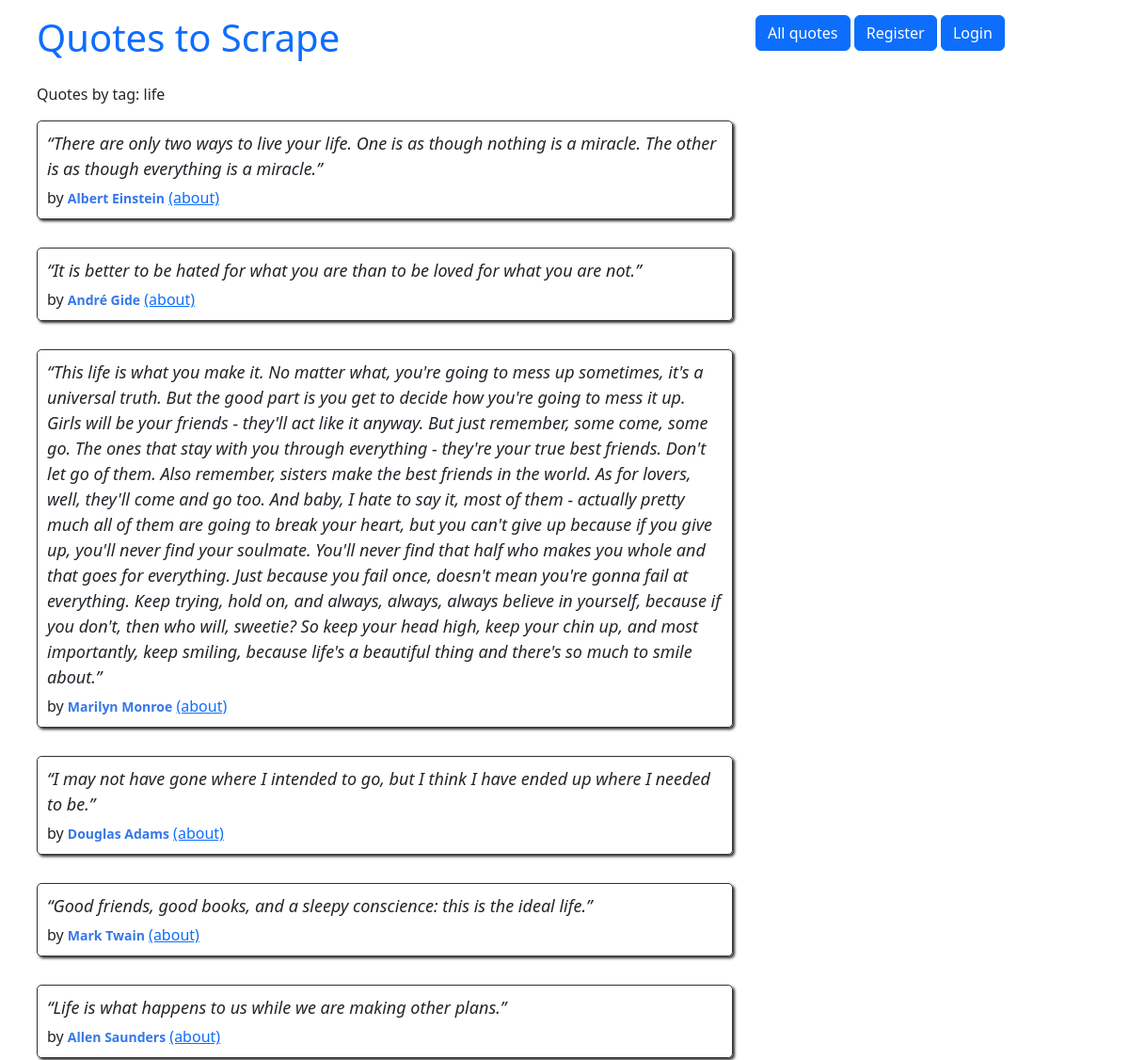
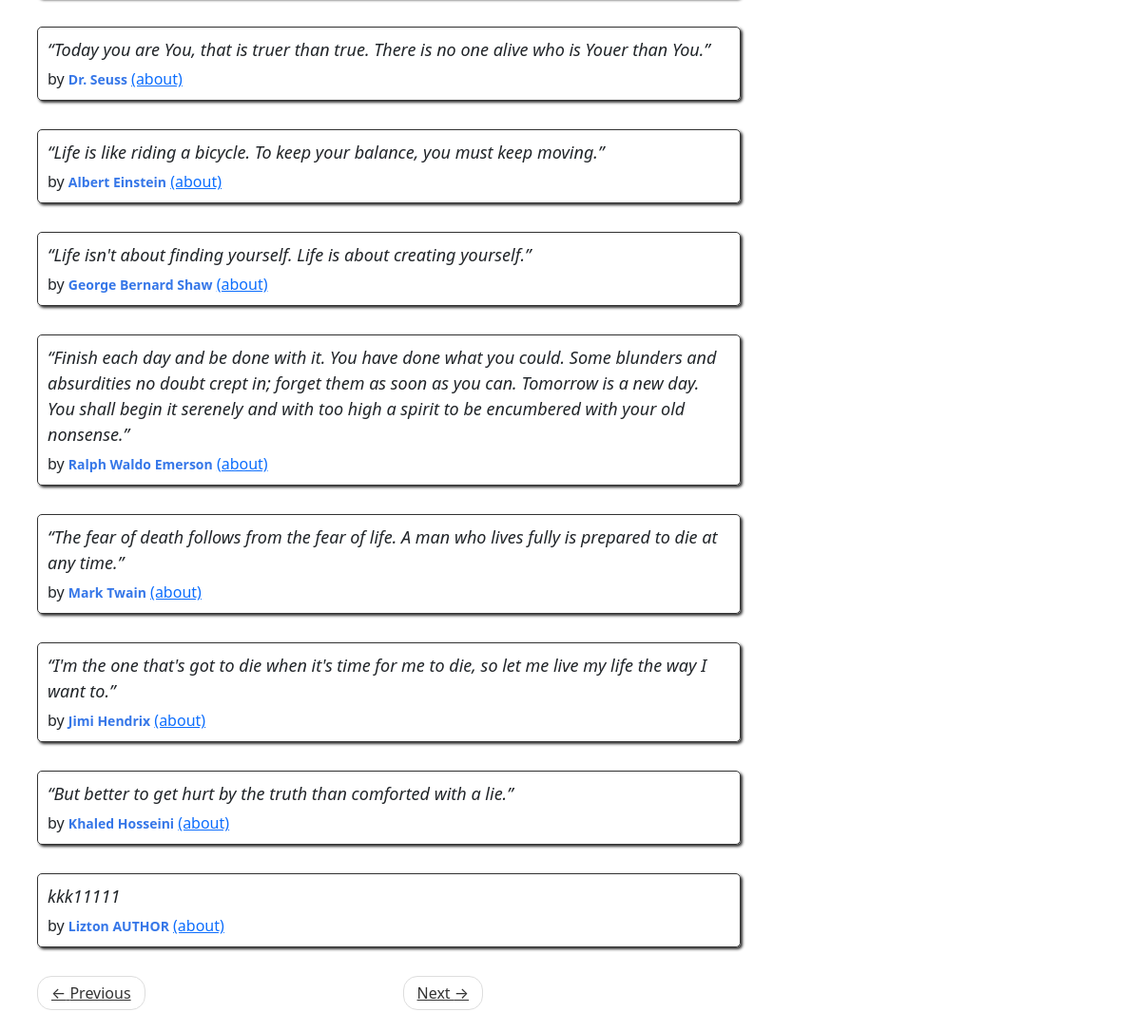
/tag/life/, run on the app's committed database (2 pictures, top to bottom).
### quotes/models.py (models this page shows, shortened)
class Tag(models.Model):
    name = models.CharField(max_length=30, unique=True, null=False)

class Quote(models.Model):
    quote = models.TextField()
    tags = models.ManyToManyField(Tag)
    author = models.ForeignKey(Author, on_delete=models.CASCADE, default=None, null=True)
    created_at = models.DateTimeField(auto_now_add=True)
    user = models.ForeignKey(User, blank=True, null=True, on_delete=models.CASCADE, default=None)

class Author(models.Model):
    fullname = models.CharField(max_length=50)
    born_date = models.CharField(max_length=50)
    born_location = models.CharField(max_length=50)
    description = models.TextField()
    created_at = models.DateTimeField(auto_now_add=True)
    user = models.ForeignKey(User, blank=True, null=True, on_delete=models.CASCADE, default=None)
    def __str__(self):
        return self.fullname

### quotes/views.py (the view)
# urls.py: path('tag/<str:tag_name>/', views.get_quotes_by_tag, name='tag'),
def get_quotes_by_tag(request, tag_name):
    quotes = Quote.objects.filter(tags__name=tag_name)
    return render(request, 'quotes/quotes_by_tag.html', context={"quotes": quotes, "tag_name": tag_name})

### quotes/templates/quotes/quotes_by_tag.html
{% extends 'my_project/base.html' %}
{% load extract %}
{% block content %}
<div class="row">
    <div class="col-md-8">
         <p> Quotes by tag: {{ tag_name }} </p>
        {% for quote in quotes %}
        <div class="quote" itemscope="" itemtype="http://schema.org/CreativeWork">
            <span class="text" itemprop="text">{{quote.quote}}</span>
            <span>by <small class="author" itemprop="author">{{quote.author}}</small>
                <a href="{% url 'quotes:author' author_name=quote.author.fullname %}">(about)</a>
            </span>
        </div>
        {% endfor %}
    <nav>
        <ul class="pager">
            <li class="previous">
                <a class="{% if not quotes.has_previous %} disabled {% endif %}"
                   href="{% if quotes.has_previous %} {% url 'quotes:root_paginate' quotes.previous_page_number %} {% else %} # {% endif %}">
                    <span aria-hidden="true">←</span> Previous</a>
            </li>
            <li class="next">
                <a class="{% if not quotes.has_next %} disabled {% endif %}"
                   href="{% if quotes.has_next %} {% url 'quotes:root_paginate' quotes.next_page_number %} {% else %} # {% endif %}">Next <span aria-hidden="true">→</span></a>
            </li>
        </ul>
    </nav>
    </div>
</div>
{% endblock %}

### quotes/static/quotes/style.css (style rules this page uses)
.quote { padding: 10px; margin-bottom: 30px; border: 1px solid #333333; border-radius: 5px; box-shadow: 2px 2px 3px #333333; }
.quote span.text { display: block; margin-bottom: 5px; font-size: large; font-style: italic; }
.quote small.author { font-weight: bold; color: #3677E8; }
.pager { padding-left: 0; margin: 22px 0; list-style: none; text-align: center; }
.pager li { display: inline; }
.pager .previous>a, .pager .previous>span { float: left; }
.pager li>a, .pager li>span { display: inline-block; padding: 5px 14px; background-color: #ffffff; border: 1px solid #dddddd; border-radius: 15px; }
.disabled { color: #333333; cursor: not-allowed; }
.row { margin-left: -15px; margin-right: -15px; }

### data on the page
Tag: name "life"
Quote: quote "“There are only two ways to live your life. One is as though nothing is a miracle. The other is as though everything is a miracle.”", author "Albert Einstein"
Quote: quote "“It is better to be hated for what you are than to be loved for what you are not.”", author "André Gide"
Quote: quote "“This life is what you make it. No matter what, you're going to mess up sometimes, it's a universal truth. But the good part is you get to decide how you're going to mess it up. Girls will be your friends - they'll act like it anyway. But just remember, some come, some go. The ones that stay with you through everything - they're your true best friends. Don't let go of them. Also remember, sisters make the best friends in the world. As for lovers, well, they'll come and go too. And baby, I hate to say it, most of them - actually pretty much all of them are going to break your heart, but you can't give up because if you give up, you'll never find your soulmate. You'll never find that half who…", author "Marilyn Monroe"
Quote: quote "“I may not have gone where I intended to go, but I think I have ended up where I needed to be.”", author "Douglas Adams"
Quote: quote "“Good friends, good books, and a sleepy conscience: this is the ideal life.”", author "Mark Twain"
Quote: quote "“Life is what happens to us while we are making other plans.”", author "Allen Saunders"
Quote: quote "“Today you are You, that is truer than true. There is no one alive who is Youer than You.”", author "Dr. Seuss"
Quote: quote "“Life is like riding a bicycle. To keep your balance, you must keep moving.”", author "Albert Einstein"
Quote: quote "“Life isn't about finding yourself. Life is about creating yourself.”", author "George Bernard Shaw"
Quote: quote "“Finish each day and be done with it. You have done what you could. Some blunders and absurdities no doubt crept in; forget them as soon as you can. Tomorrow is a new day. You shall begin it serenely and with too high a spirit to be encumbered with your old nonsense.”", author "Ralph Waldo Emerson"
Quote: quote "“The fear of death follows from the fear of life. A man who lives fully is prepared to die at any time.”", author "Mark Twain"
Quote: quote "“I'm the one that's got to die when it's time for me to die, so let me live my life the way I want to.”", author "Jimi Hendrix"
Quote: quote "“But better to get hurt by the truth than comforted with a lie.”", author "Khaled Hosseini"
Quote: quote "kkk11111", author "Lizton AUTHOR"
